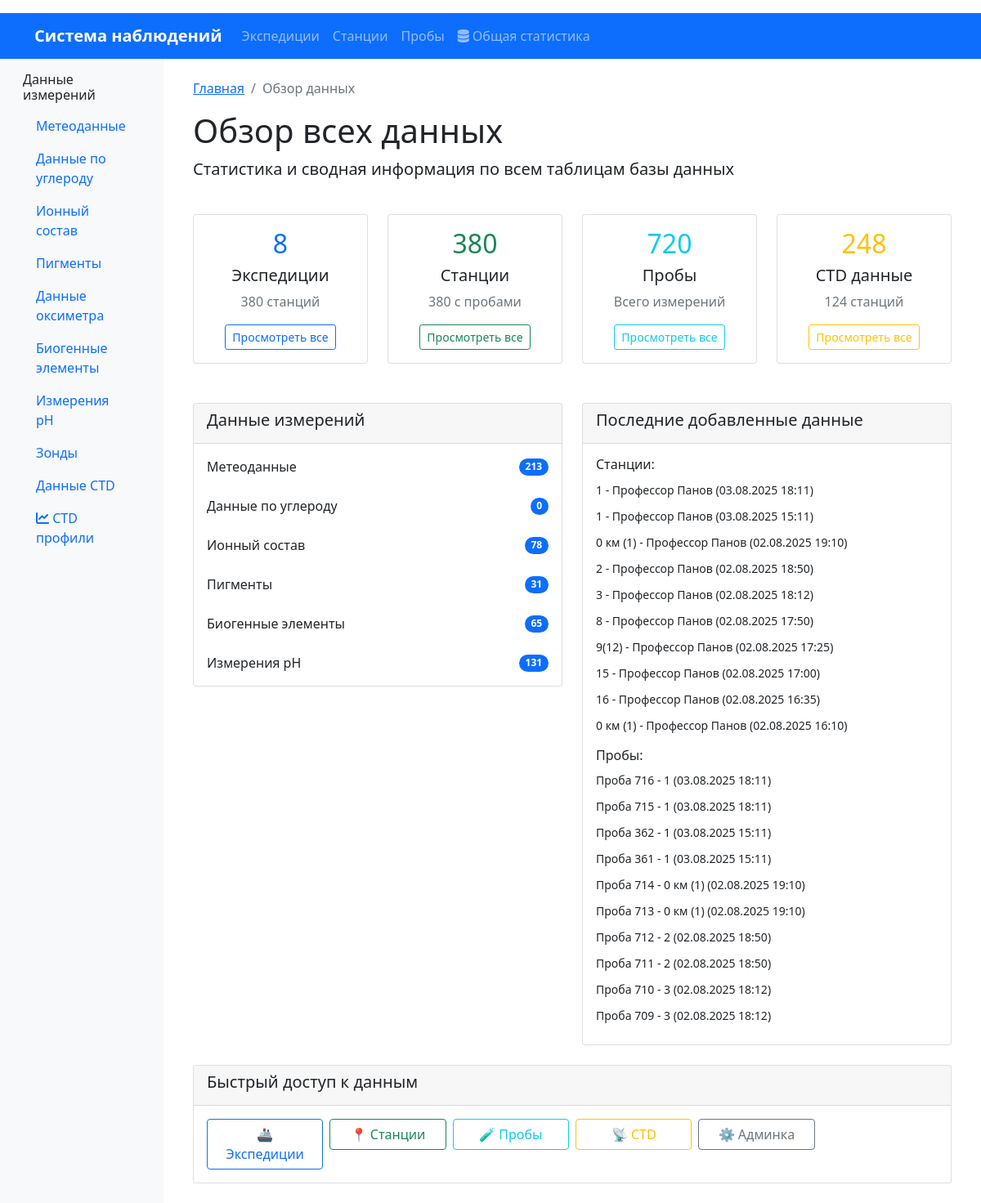
The app's page /data/ with its own data.
### oceanography/models.py (models this page shows, shortened)
class Station(models.Model):
    station_id = models.AutoField(primary_key=True)
    expedition = models.ForeignKey(Expedition, on_delete=models.CASCADE, verbose_name="Экспедиция", related_name='stations')
    station_name = models.CharField(max_length=200, verbose_name="Название станции")
    datetime = models.DateTimeField(verbose_name="Дата и время станции")  # НОВОЕ ПОЛЕ
    latitude = models.DecimalField(max_digits=9, decimal_places=6, verbose_name="Широта")
    longitude = models.DecimalField(max_digits=9, decimal_places=6, verbose_name="Долгота")
    bottom_depth = models.DecimalField(max_digits=7, decimal_places=2, null=True, blank=True, verbose_name="Глубина дна (м)")
    secchi_depth = models.DecimalField(max_digits=5, decimal_places=2, null=True, blank=True, verbose_name="Прозрачность по диску Секки (м)")
    class Meta:
        db_table = 'stations'
        verbose_name = "Станция"
        verbose_name_plural = "Станции"
        indexes = [
            models.Index(fields=['expedition', 'datetime']),
            models.Index(fields=['latitude', 'longitude']),
            models.Index(fields=['datetime']),
        ]
        unique_together = ['expedition', 'datetime']
        ordering = ['expedition', 'datetime']

class Expedition(models.Model):
    expedition_id = models.AutoField(primary_key=True)
    start_date = models.DateField(verbose_name="Дата начала экспедиции")
    end_date = models.DateField(verbose_name="Дата окончания экспедиции")
    platform = models.CharField(max_length=200, verbose_name="Название судна/платформы")
    area = models.CharField(max_length=300, verbose_name="Район работ")
    class Meta:
        db_table = 'expeditions'
        verbose_name = "Экспедиция"
        verbose_name_plural = "Экспедиции"
        indexes = [
            models.Index(fields=['start_date']),
            models.Index(fields=['platform']),
            models.Index(fields=['area']),
        ]
        ordering = ['-start_date']

class Sample(models.Model):
    sample_id = models.AutoField(primary_key=True)
    station = models.ForeignKey(Station, on_delete=models.CASCADE, verbose_name="Станция", related_name='samples')
    datetime = models.DateTimeField(verbose_name="Дата и время отбора пробы")
    sampling_depth = models.CharField(max_length=50, verbose_name="Горизонт отбора")
    comment = models.TextField(blank=True, verbose_name="Комментарии")
    class Meta:
        db_table = 'samples'
        verbose_name = "Проба"
        verbose_name_plural = "Пробы"
        indexes = [
            models.Index(fields=['station', 'datetime']),
            models.Index(fields=['datetime']),
            models.Index(fields=['sampling_depth']),
        ]
        ordering = ['station__expedition', 'station', 'datetime']

### oceanography/views.py (the view)
# urls.py: path('data/', DataOverviewView.as_view(), name='data_overview'),
class DataOverviewView(ViewAccessLoggingMixin, TemplateView):
    template_name = 'oceanography/data_overview.html'
    def get_context_data(self, **kwargs):
        context = super().get_context_data(**kwargs)
        context['stats'] = {
            'expeditions': {
                'count': Expedition.objects.count(),
                'recent': Expedition.objects.order_by('-start_date')[:5],
                'total_stations': Station.objects.count(),
            },
            'stations': {
                'count': Station.objects.count(),
                'with_samples': Station.objects.filter(samples__isnull=False).distinct().count(),
                'recent': Station.objects.select_related('expedition').order_by('-datetime')[:10],
            },
            'samples': {
                'count': Sample.objects.count(),
                'recent': Sample.objects.select_related('station', 'station__expedition').order_by('-datetime')[:10],
            },
            'meteo_data': {
                'count': MeteoData.objects.count(),
                'recent': MeteoData.objects.select_related('sample', 'sample__station', 'sample__station__expedition')[:10],
            },
            'carbon_data': {
                'count': CarbonData.objects.count(),
                'recent': CarbonData.objects.select_related('sample', 'sample__station', 'sample__station__expedition')[:10],
            },
            'ionic_data': {
                'count': IonicCompositionData.objects.count(),
                'recent': IonicCompositionData.objects.select_related('sample', 'sample__station', 'sample__station__expedition')[:10],
            },
            'pigments_data': {
                'count': PigmentsData.objects.count(),
                'recent': PigmentsData.objects.select_related('sample', 'sample__station', 'sample__station__expedition')[:10],
            },
            'oxymetr_data': {
                'count': OxymetrData.objects.count(),
                'recent': OxymetrData.objects.select_related('sample', 'sample__station', 'sample__station__expedition')[:10],
            },
            'nutrients_data': {
                'count': NutrientsData.objects.count(),
                'recent': NutrientsData.objects.select_related('sample', 'sample__station', 'sample__station__expedition')[:10],
            },
            'ph_measurements': {
                'count': PHMeasurement.objects.count(),
                'recent': PHMeasurement.objects.select_related('sample', 'sample__station', 'sample__station__expedition')[:10],
            },
            'probes': {
                'count': Probe.objects.count(),
                'recent': Probe.objects.all()[:10],
            },
            'ctd_data': {
                'count': CTDData.objects.count(),
                'stations_with_ctd': CTDData.objects.values('sample__station').distinct().count(),
                'recent': CTDData.objects.select_related('sample', 'sample__station', 'sample__station__expedition', 'probe')[:10],
            },
        }
        context['breadcrumbs'] = [
            {'url': reverse('oceanography:home'), 'name': 'Главная'},
            {'url': '', 'name': 'Обзор данных'}
        ]
        return context

### oceanography/logger.py (called while the page is built)
    def _get_user_info(self, request):
        if hasattr(request, 'user') and not isinstance(request.user, AnonymousUser):
            return f"{request.user.username} (ID: {request.user.id})"
        else:
            return "Anonymous User"

    def _get_client_info(self, request):
        ip = request.META.get('REMOTE_ADDR', 'Unknown IP')
        user_agent = request.META.get('HTTP_USER_AGENT', 'Unknown Agent')
        return f"IP: {ip}, Agent: {user_agent[:100]}..."

    def log_action(self, request, action, target=None, details=None, status='success'):
        user_info = self._get_user_info(request)
        client_info = self._get_client_info(request)
        log_message = f"USER: {user_info} | ACTION: {action}"
        if target:
            log_message += f" | TARGET: {target}"
        if details:
            log_message += f" | DETAILS: {details}"
        log_message += f" | STATUS: {status} | {client_info}"
        if status == 'error':
            self.logger.error(log_message)
        else:
            self.logger.info(log_message)

### oceanography/mixins.py (called while the page is built)
    def dispatch(self, request, *args, **kwargs):
        try:
            response = super().dispatch(request, *args, **kwargs)
        except Exception:
            self._log_view_access(request, kwargs, status='error')
            raise
        else:
            self._log_view_access(request, kwargs)
            return response

    def _log_view_access(self, request, view_kwargs, status='success'):
        action = self.access_action or self._derive_action_name()
        target = f"Path: {request.get_full_path()}"
        details = self._build_details(request, view_kwargs)
        user_action_logger.log_action(
            request,
            action,
            target=target,
            details=details,
            status=status
        )

    def _derive_action_name(self):
        if hasattr(self, 'model') and self.model:
            return f"VIEW {self.model.__name__}"
        return f"VIEW {self.__class__.__name__}"

    def _build_details(self, request, view_kwargs):
        details_parts = []
        if view_kwargs:
            details_parts.append(f"kwargs={self._stringify_mapping(view_kwargs)}")
        if request.GET:
            details_parts.append(
                f"query={self._stringify_querydict(request.GET)}"
            )
        return " | ".join(details_parts) if details_parts else None

### oceanography/templates/oceanography/data_overview.html (shortened to what this page needs)
{% extends 'base.html' %}
{% load humanize %}
{% block content %}
    {% include 'include/_breadcrumbs.html' %}
    <div class="row">
        <div class="col-12">
            <h1>Обзор всех данных</h1>
            <p class="lead">Статистика и сводная информация по всем таблицам базы данных</p>
        </div>
    </div>
    <div class="row mt-4">
        <div class="col-md-3 mb-4">
            <div class="card text-center h-100">
                <div class="card-body">
                    <h2 class="text-primary">{{ stats.expeditions.count|intcomma }}</h2>
                    <h5>Экспедиции</h5>
                    <p class="text-muted">{{ stats.expeditions.total_stations|intcomma }} станций</p>
                    <a href="{% url 'oceanography:data_expeditions' %}" class="btn btn-outline-primary btn-sm">Просмотреть все</a>
                </div>
            </div>
        </div>
        <div class="col-md-3 mb-4">
            <div class="card text-center h-100">
                <div class="card-body">
                    <h2 class="text-success">{{ stats.stations.count|intcomma }}</h2>
                    <h5>Станции</h5>
                    <p class="text-muted">{{ stats.stations.with_samples|intcomma }} с пробами</p>
                    <a href="{% url 'oceanography:data_stations' %}" class="btn btn-outline-success btn-sm">Просмотреть все</a>
                </div>
            </div>
        </div>
        <div class="col-md-3 mb-4">
            <div class="card text-center h-100">
                <div class="card-body">
                    <h2 class="text-info">{{ stats.samples.count|intcomma }}</h2>
                    <h5>Пробы</h5>
                    <p class="text-muted">Всего измерений</p>
                    <a href="{% url 'oceanography:data_samples' %}" class="btn btn-outline-info btn-sm">Просмотреть все</a>
                </div>
            </div>
        </div>
        <div class="col-md-3 mb-4">
            <div class="card text-center h-100">
                <div class="card-body">
                    <h2 class="text-warning">{{ stats.ctd_data.count|intcomma }}</h2>
                    <h5>CTD данные</h5>
                    <p class="text-muted">{{ stats.ctd_data.stations_with_ctd|intcomma }} станций</p>
                    <a href="{% url 'oceanography:data_ctd' %}" class="btn btn-outline-warning btn-sm">Просмотреть все</a>
                </div>
            </div>
        </div>
    </div>
    <div class="row mt-4">
        <div class="col-md-6">
            <div class="card">
                <div class="card-header">
                    <h5>Данные измерений</h5>
                </div>
                <div class="card-body">
                    <div class="list-group">
                        <div class="list-group-item d-flex justify-content-between align-items-center">
                            Метеоданные
                            <span class="badge bg-primary rounded-pill">{{ stats.meteo_data.count|intcomma }}</span>
                        </div>
                        <div class="list-group-item d-flex justify-content-between align-items-center">
                            Данные по углероду
                            <span class="badge bg-primary rounded-pill">{{ stats.carbon_data.count|intcomma }}</span>
                        </div>
                        <div class="list-group-item d-flex justify-content-between align-items-center">
                            Ионный состав
                            <span class="badge bg-primary rounded-pill">{{ stats.ionic_data.count|intcomma }}</span>
                        </div>
                        <div class="list-group-item d-flex justify-content-between align-items-center">
                            Пигменты
                            <span class="badge bg-primary rounded-pill">{{ stats.pigments_data.count|intcomma }}</span>
                        </div>
                        <div class="list-group-item d-flex justify-content-between align-items-center">
                            Биогенные элементы
                            <span class="badge bg-primary rounded-pill">{{ stats.nutrients_data.count|intcomma }}</span>
                        </div>
                        <div class="list-group-item d-flex justify-content-between align-items-center">
                            Измерения pH
                            <span class="badge bg-primary rounded-pill">{{ stats.ph_measurements.count|intcomma }}</span>
                        </div>
                    </div>
                </div>
            </div>
        </div>
        <div class="col-md-6">
            <div class="card">
                <div class="card-header">
                    <h5>Последние добавленные данные</h5>
                </div>
                <div class="card-body">
                    <h6>Станции:</h6>
                    {% for station in stats.stations.recent %}
                    <div class="mb-2">
                        <small>{{ station.station_name }} - {{ station.expedition.platform }} ({{ station.datetime|date:"d.m.Y H:i" }})</small>
                    </div>
                    {% empty %}
                    <p class="text-muted">Нет данных</p>
                    {% endfor %}
                    <h6 class="mt-3">Пробы:</h6>
                    {% for sample in stats.samples.recent %}
                    <div class="mb-2">
                        <small>Проба {{ sample.sample_id }} - {{ sample.station.station_name }} ({{ sample.datetime|date:"d.m.Y H:i" }})</small>
                    </div>
                    {% empty %}
                    <p class="text-muted">Нет данных</p>
                    {% endfor %}
                </div>
            </div>
        </div>
    </div>
    <div class="row mt-4">
        <div class="col-12">
            <div class="card">
                <div class="card-header">
                    <h5>Быстрый доступ к данным</h5>
                </div>
                <div class="card-body">
                    <div class="row g-2">
                        <div class="col-md-2 col-sm-4">
                            <a href="{% url 'oceanography:data_expeditions' %}" class="btn btn-outline-primary w-100">🚢 Экспедиции</a>
                        </div>
                        <div class="col-md-2 col-sm-4">
                            <a href="{% url 'oceanography:data_stations' %}" class="btn btn-outline-success w-100">📍 Станции</a>
                        </div>
                        <div class="col-md-2 col-sm-4">
                            <a href="{% url 'oceanography:data_samples' %}" class="btn btn-outline-info w-100">🧪 Пробы</a>
                        </div>
                        <div class="col-md-2 col-sm-4">
                            <a href="{% url 'oceanography:data_ctd' %}" class="btn btn-outline-warning w-100">📡 CTD</a>
                        </div>
                        <div class="col-md-2 col-sm-4">
                            <a href="{% url 'admin:oceanography_expedition_changelist' %}" class="btn btn-outline-secondary w-100">⚙️ Админка</a>
                        </div>
                    </div>
                </div>
            </div>
        </div>
    </div>
{% endblock %}

### oceanography/templates/base.html (style rules this page uses)
.card { transition: transform 0.2s; }
.list-group-item { border: none; padding: 0.75rem 0; }
.list-group-item:first-child { padding-top: 0; }
.list-group-item:last-child { padding-bottom: 0; }

### records on screen
Station: station_name "1", expedition.platform "Профессор Панов", datetime "03.08.2025 18:11"
Station: station_name "1", expedition.platform "Профессор Панов", datetime "03.08.2025 15:11"
Station: station_name "0 км (1)", expedition.platform "Профессор Панов", datetime "02.08.2025 19:10"
Station: station_name "2", expedition.platform "Профессор Панов", datetime "02.08.2025 18:50"
Station: station_name "3", expedition.platform "Профессор Панов", datetime "02.08.2025 18:12"
Station: station_name "8", expedition.platform "Профессор Панов", datetime "02.08.2025 17:50"
Station: station_name "9(12)", expedition.platform "Профессор Панов", datetime "02.08.2025 17:25"
Station: station_name "15", expedition.platform "Профессор Панов", datetime "02.08.2025 17:00"
Station: station_name "16", expedition.platform "Профессор Панов", datetime "02.08.2025 16:35"
Station: station_name "0 км (1)", expedition.platform "Профессор Панов", datetime "02.08.2025 16:10"
Sample: sample_id "716", station.station_name "1", datetime "03.08.2025 18:11"
Sample: sample_id "715", station.station_name "1", datetime "03.08.2025 18:11"
Sample: sample_id "362", station.station_name "1", datetime "03.08.2025 15:11"
Sample: sample_id "361", station.station_name "1", datetime "03.08.2025 15:11"
Sample: sample_id "714", station.station_name "0 км (1)", datetime "02.08.2025 19:10"
Sample: sample_id "713", station.station_name "0 км (1)", datetime "02.08.2025 19:10"
Sample: sample_id "712", station.station_name "2", datetime "02.08.2025 18:50"
Sample: sample_id "711", station.station_name "2", datetime "02.08.2025 18:50"
Sample: sample_id "710", station.station_name "3", datetime "02.08.2025 18:12"
Sample: sample_id "709", station.station_name "3", datetime "02.08.2025 18:12"

### other values on screen
{{ crumb.name }} "Главная"
{{ crumb.name }} "Обзор данных"
{{ stats.expeditions.count|intcomma }} "8"
{{ stats.expeditions.total_stations|intcomma }} "380"
{{ stats.stations.count|intcomma }} "380"
{{ stats.stations.with_samples|intcomma }} "380"
{{ stats.samples.count|intcomma }} "720"
{{ stats.ctd_data.count|intcomma }} "248"
{{ stats.ctd_data.stations_with_ctd|intcomma }} "124"
{{ stats.meteo_data.count|intcomma }} "213"
{{ stats.carbon_data.count|intcomma }} "0"
{{ stats.ionic_data.count|intcomma }} "78"
{{ stats.pigments_data.count|intcomma }} "31"
{{ stats.nutrients_data.count|intcomma }} "65"
{{ stats.ph_measurements.count|intcomma }} "131"
